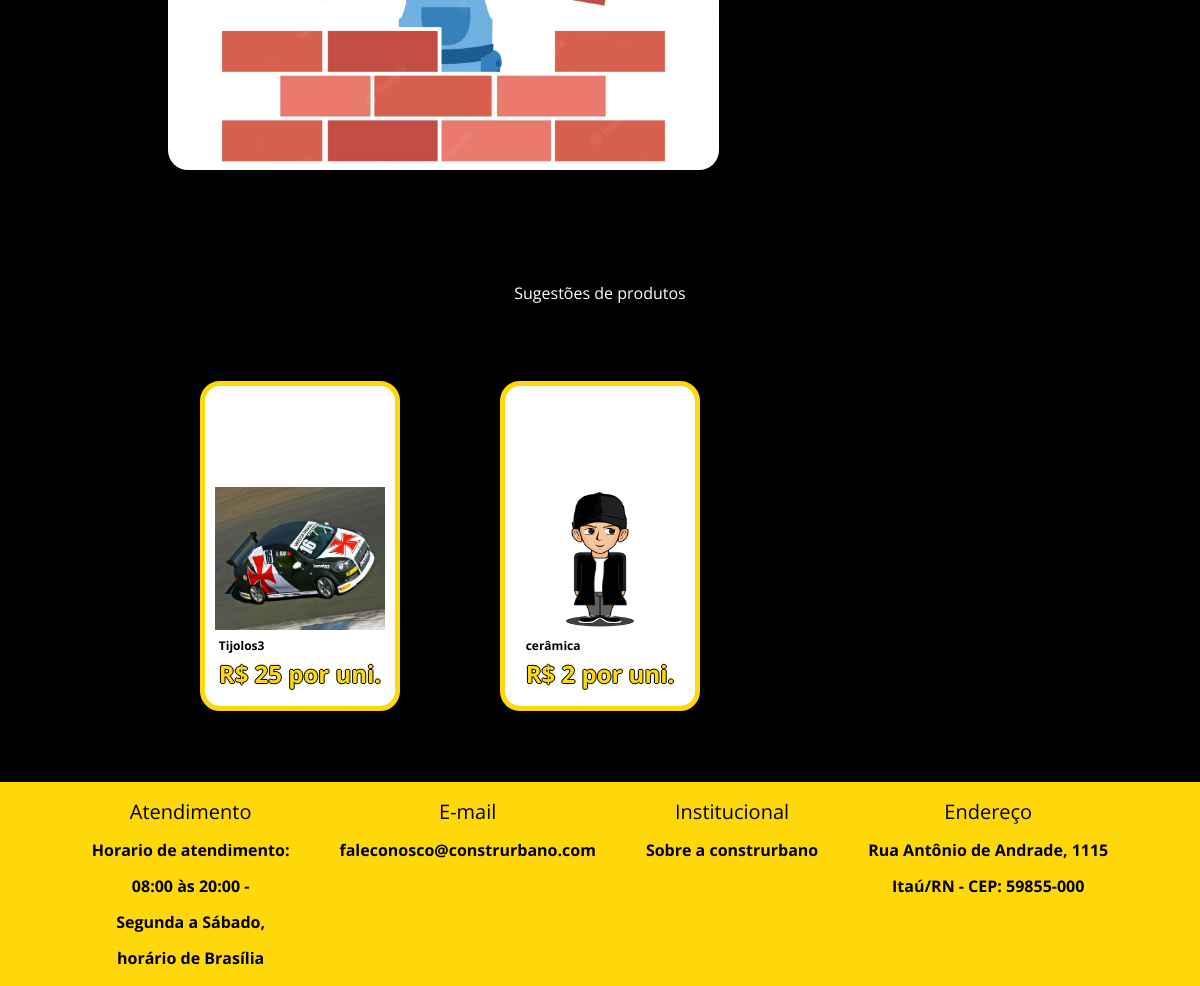
Before: /categoria/1/ (lower part) with the older database file.
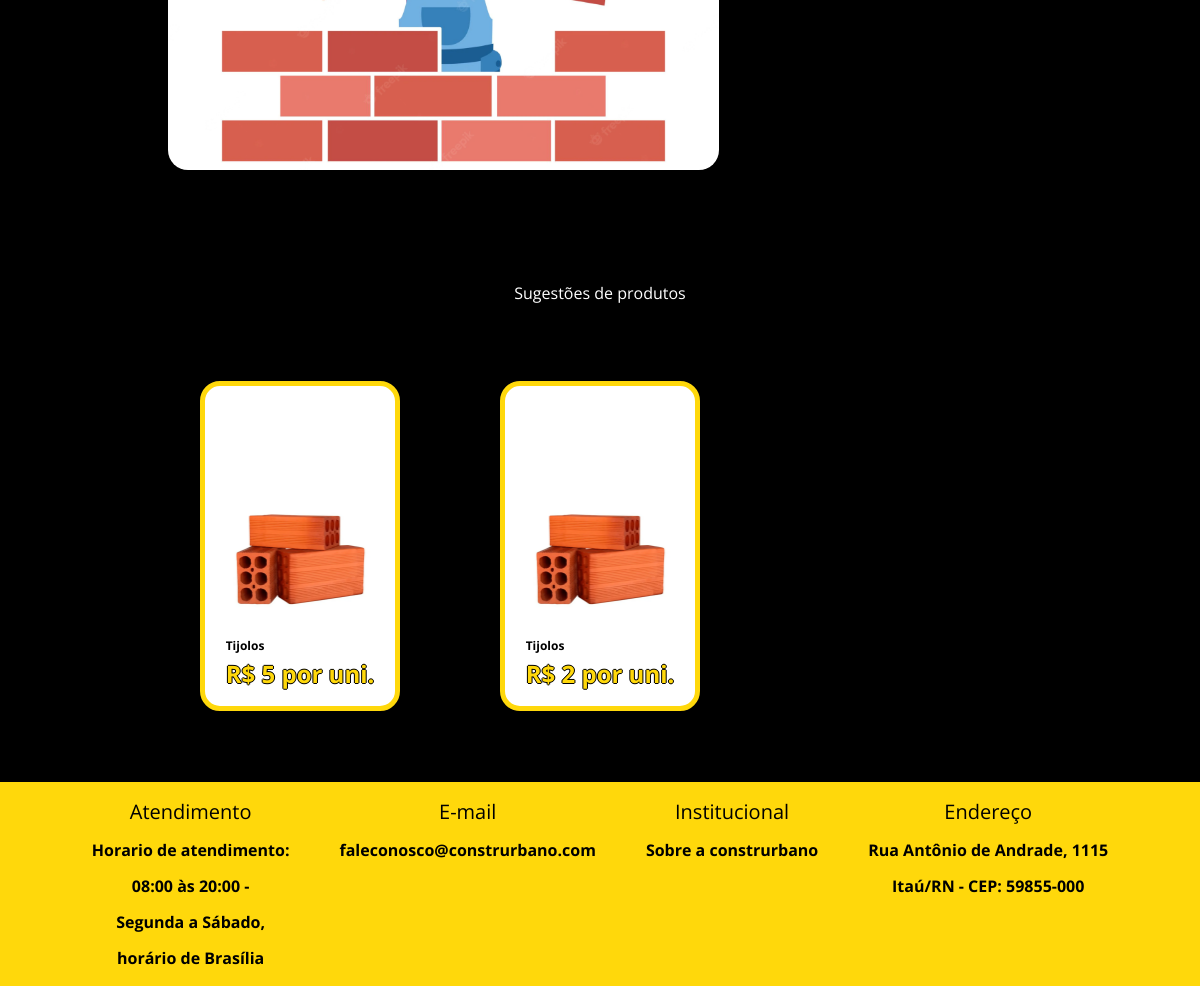
After: the same page with the newer database file.
### ecommerce/models.py (models this page shows, shortened)
class Produto(models.Model):
    nome_produto = models.CharField( max_length=100)
    valor = models.IntegerField()
    descricao = models.TextField()
    imagem_principal = models.ImageField()
    imagem_1 = models.ImageField()
    imagem_2 = models.ImageField()
    imagem_3 = models.ImageField()
    categoria = models.ForeignKey(Categoria, on_delete=models.CASCADE)

### ecommerce/views.py (the view)
# urls.py: path("categoria/<int:categoria_id>/", categoria_detalhes, name="categoria_detalhes"),
def categoria_detalhes(request, categoria_id):
    categoria = get_object_or_404(Categoria, pk=categoria_id)
    produtos = Produto.objects.all()
    context = {
        'categoria': categoria,
        'produtos': produtos
    }
    return render(request, 'ecommerce/detail_categorias.html', context)

### ecommerce/templates/ecommerce/detail_categorias.html (shortened to what this page needs)
{% extends 'base.html' %}
{% load static %}
{% block link %}
<link rel="stylesheet" href="{% static 'css/base.css' %}" />
<link rel="stylesheet" href="{% static 'css/detail_product.css' %}" />
{% endblock %}
{% block main %}
    <main class="product-container">
      <section class="detail-product">
        <div class="product-preview">
          <div class="product-preview-item active">
            <img src="{{ categoria.imagem_categoria.url }}" alt="" />
          </div>
      </section>
      <section>
        <header>
          <h2>Sugestões de produtos</h2>
        </header>
        <div class="suggested-products">
            {% for produto in produtos|slice:":6" %}
          <a href="{% url 'produto_detalhes' produto.id %}">
            <div class="brick-card">
              <img src="{{produto.imagem_principal.url}}" alt="Tijolo">
              <div>
                <span>{{ produto.nome_produto }}</span>
                <h3>R$ {{ produto.valor }} por uni.</h3>
              </div>
            </div>
          </a>
          {% endfor %}
        </div>
      </section>
    </main>
    {% endblock %}

Changed rows visible on the page:
removed Produto: imagem_principal (picture), nome_produto "Tijolos3", valor "25"
removed Produto: imagem_principal (picture), nome_produto "cerâmica", valor "2"
added Produto: imagem_principal (picture), nome_produto "Tijolos", valor "5"
added Produto: imagem_principal (picture), nome_produto "Tijolos", valor "2"
